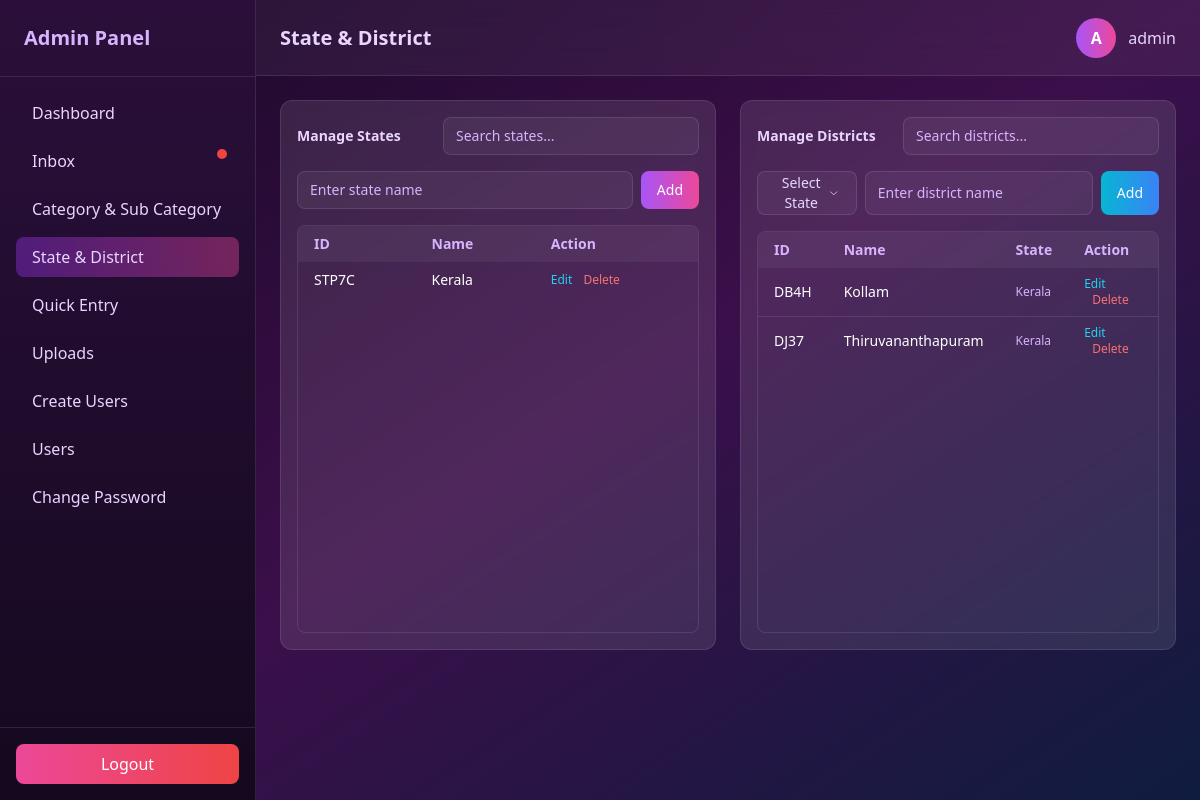
Screenshot of /state (signed in) with the database file from the repository.
### data/models.py (models this page shows, shortened)
class State(models.Model):
    id = models.CharField(
        max_length=5,      # ST + 3 chars OR S + 4 chars (your choice)
        primary_key=True,
        editable=False
    )
    name = models.CharField(max_length=100)
    created_at = models.DateTimeField(auto_now_add=True)

class District(models.Model):
    id = models.CharField(
        max_length=5,      # D + 4 chars
        primary_key=True,
        editable=False
    )
    state = models.ForeignKey(
        State,
        on_delete=models.CASCADE,
        related_name="districts"
    )
    name = models.CharField(max_length=100)
    created_at = models.DateTimeField(auto_now_add=True)

### data/views.py (the view, shortened to what this page needs)
# urls.py: path("state", views.state_district, name="state_district"),
@never_cache
@login_required(login_url='/login/')
@user_passes_test(lambda u: u.is_superuser)
def state_district(request):
    states = State.objects.order_by("-created_at")
    districts = District.objects.select_related("state").order_by("-created_at")
    edit_state = None
    edit_district = None
    if "edit_state" in request.GET:
        edit_state = get_object_or_404(
            State, id=request.GET.get("edit_state")
        )
    if "edit_district" in request.GET:
        edit_district = get_object_or_404(
            District, id=request.GET.get("edit_district")
        )
    if "delete_state" in request.GET:
        get_object_or_404(
            State, id=request.GET.get("delete_state")
        ).delete()
        return redirect("state_district")
    if "delete_district" in request.GET:
        get_object_or_404(
            District, id=request.GET.get("delete_district")
        ).delete()
        return redirect("state_district")
    return render(
        request,
        "state.html",
        {
            "states": states,
            "districts": districts,
            "edit_state": edit_state,
            "edit_district": edit_district,
        },
    )

### data/templates/state.html (shortened to what this page needs)
<!DOCTYPE html>
<html lang="en">
<head>
  <script src="https://cdn.tailwindcss.com"></script>
</head>
<body class="min-h-screen flex text-white
bg-gradient-to-br from-[#1a0826] via-[#3b0f4a] to-[#0f1c3f]">
<aside class="w-64 hidden md:flex flex-col h-screen sticky top-0
bg-gradient-to-b from-[#2b0f3a] to-[#14091f]
border-r border-white/10">
  <div class="p-6 text-xl font-bold text-purple-300 border-b border-white/10">
    Admin Panel
  </div>
  <nav class="flex-1 p-4 space-y-2 text-purple-200">
    <a href="{% url 'dashboard' %}" class="flex items-center gap-3 px-4 py-2 rounded-lg hover:bg-white/10">
      Dashboard
    </a>
      <a href="{% url 'inbox' %}"
   class="relative flex items-center gap-3 px-4 py-2 rounded-lg hover:bg-white/10">
  Inbox
  <span id="unreadDot"
        class="hidden absolute top-2 right-3 w-2.5 h-2.5 bg-red-500 rounded-full">
  </span>
</a>
    <a href="{% url 'category' %}" class="flex items-center gap-3 px-4 py-2 rounded-lg hover:bg-white/10">
      Category & Sub Category
    </a>
    <a href="{% url 'state_district' %}" class="flex items-center gap-3 px-4 py-2 rounded-lg
              bg-gradient-to-r from-purple-600/40 to-pink-500/40">
     State & District
    </a>
    <a href="{% url 'data' %}" class="flex items-center gap-3 px-4 py-2 rounded-lg hover:bg-white/10">
     Quick Entry
    </a>
      <a href="{% url 'data_list' %}" class="flex items-center gap-3 px-4 py-2 rounded-lg hover:bg-white/10">
    Uploads
    </a>
      <a href="{% url 'usercreate' %}" class="flex items-center gap-3 px-4 py-2 rounded-lg hover:bg-white/10">
   Create Users
    </a>
       <a href="{% url 'userlist' %}" class="flex items-center gap-3 px-4 py-2 rounded-lg hover:bg-white/10">
   Users
    </a>
      <a href="{% url 'superuser_change_password' %}" class="flex items-center gap-3 px-4 py-2 rounded-lg hover:bg-white/10">
  Change Password
    </a>
  </nav>
  <div class="p-4 border-t border-white/10">
    <a href="{% url 'superuser_logout' %}"
       class="block text-center bg-gradient-to-r from-pink-500 to-red-500
              text-white py-2 rounded-lg hover:opacity-90">
      Logout
    </a>
  </div>
</aside>
<div class="flex-1 flex flex-col">
<header class="px-6 h-[4.78rem] flex justify-between items-center
sticky top-0 z-40
bg-white/5 backdrop-blur-xl border-b border-white/10">
  <h1 class="text-xl font-semibold text-purple-200">State & District</h1>
  <div class="flex items-center gap-3">
    <div class="w-10 h-10 rounded-full
                bg-gradient-to-r from-purple-500 to-pink-500
                flex items-center justify-center font-bold">
      {{ request.user.username|first|upper }}
    </div>
    <span class="text-purple-200 font-medium">
      {{ request.user.username }}
    </span>
  </div>
</header>
<main class="p-6 space-y-6">
<div class="grid grid-cols-1 lg:grid-cols-2 gap-6">
<div class="bg-white/10 backdrop-blur rounded-xl border border-white/10 p-4
            h-[550px] flex flex-col">
  <div class="flex items-center justify-between gap-4 mb-4">
  <h2 class="text-sm font-semibold text-purple-200 whitespace-nowrap">
    Manage States
  </h2>
  <input
    type="text"
    placeholder="Search states..."
    onkeyup="filterTable(this, 'stateTable')"
    class="w-64 bg-white/5 border border-white/10 rounded-lg
           px-3 py-2 text-sm text-white placeholder-purple-300
           focus:outline-none focus:ring-2 focus:ring-purple-500">
</div>
  <form method="POST" class="flex gap-2 mb-4">
    <input
      name="name"
      value="{{ edit_state.name|default:'' }}"
      placeholder="Enter state name"
      required
      class="flex-1 bg-white/5 border border-white/10 rounded-lg px-3 py-2
             text-sm text-white placeholder-purple-300
             focus:outline-none focus:ring-2 focus:ring-purple-500">
    <button
      class="px-4 py-2 rounded-lg text-sm font-medium
             bg-gradient-to-r from-purple-500 to-pink-500">
      {% if edit_state %}Update{% else %}Add{% endif %}
    </button>
  </form>
  <div class="flex-1 overflow-y-auto hide-scrollbar
              rounded-lg border border-white/10">
    <table class="w-full text-sm" id="stateTable">
      <thead class="bg-white/5 text-purple-300 sticky top-0">
        <tr>
          <th class="px-4 py-2 text-left">ID</th>
          <th class="px-4 py-2 text-left">Name</th>
          <th class="px-4 py-2 text-left">Action</th>
        </tr>
      </thead>
      <tbody class="divide-y divide-white/10">
        {% for state in states %}
        <tr class="hover:bg-white/5">
          <td class="px-4 py-2">{{ state.id }}</td>
          <td class="px-4 py-2">{{ state.name }}</td>
          <td class="px-4 py-2 space-x-2 text-xs">
            <a href="javascript:void(0)"
               onclick="openStateEdit('{{ state.id }}','{{ state.name }}')"
               class="text-cyan-400">Edit</a>
            <a href="?delete_state={{ state.id }}" class="text-red-400">Delete</a>
          </td>
        </tr>
        {% empty %}
        <tr>
          <td colspan="3" class="px-4 py-4 text-center text-purple-300">
            No states
          </td>
        </tr>
        {% endfor %}
      </tbody>
    </table>
  </div>
</div>
<div class="bg-white/10 backdrop-blur rounded-xl border border-white/10 p-4
            h-[550px] flex flex-col">
  <div class="flex items-center justify-between gap-4 mb-4">
  <h2 class="text-sm font-semibold text-purple-200 whitespace-nowrap">
    Manage Districts
  </h2>
  <input
    type="text"
    placeholder="Search districts..."
    onkeyup="filterTable(this, 'districtTable')"
    class="w-64 bg-white/5 border border-white/10 rounded-lg
           px-3 py-2 text-sm text-white placeholder-purple-300
           focus:outline-none focus:ring-2 focus:ring-cyan-500">
</div>
  <form method="POST" class="flex gap-2 mb-4" onsubmit="return validateDistrictForm()">
  <div class="relative w-full" id="stateDropdown">
    <button
      type="button"
      onclick="toggleDropdown('state')"
      class="w-full h-11 flex items-center justify-between
             bg-white/5 border border-white/10 rounded-lg
             px-4 text-sm text-purple-200
             focus:outline-none focus:ring-2 focus:ring-purple-500">
      <span id="stateSelected">Select State</span>
      <svg class="w-4 h-4 text-purple-300 transition-transform"
           id="stateArrow"
           fill="none" stroke="currentColor" stroke-width="2"
           viewBox="0 0 24 24">
        <path d="M19 9l-7 7-7-7"/>
      </svg>
    </button>
  </div>
  <input
    name="name"
    value="{{ edit_district.name|default:'' }}"
    placeholder="Enter district name"
    required
    class="flex-1 bg-white/5 border border-white/10 rounded-lg px-3 py-2
           text-sm text-white placeholder-purple-300
           focus:outline-none focus:ring-2 focus:ring-cyan-500">
  <button
    class="px-4 py-2 rounded-lg text-sm font-medium
           bg-gradient-to-r from-cyan-500 to-blue-500">
    {% if edit_district %}Update{% else %}Add{% endif %}
  </button>
</form>
  <div class="flex-1 overflow-y-auto hide-scrollbar
              rounded-lg border border-white/10">
    <table class="w-full text-sm" id="districtTable">
      <thead class="bg-white/5 text-purple-300 sticky top-0">
        <tr>
          <th class="px-4 py-2 text-left">ID</th>
          <th class="px-4 py-2 text-left">Name</th>
          <th class="px-4 py-2 text-left">State</th>
          <th class="px-4 py-2 text-left">Action</th>
        </tr>
      </thead>
      <tbody class="divide-y divide-white/10">
        {% for dist in districts %}
        <tr class="hover:bg-white/5">
          <td class="px-4 py-2">{{ dist.id }}</td>
          <td class="px-4 py-2">{{ dist.name }}</td>
          <td class="px-4 py-2 text-xs text-purple-300">{{ dist.state.name }}</td>
          <td class="px-4 py-2 space-x-2 text-xs">
            <a href="javascript:void(0)"
               onclick="openDistrictEdit('{{ dist.id }}','{{ dist.name }}','{{ dist.state.id }}')"
               class="text-cyan-400">Edit</a>
            <a href="?delete_district={{ dist.id }}" class="text-red-400">Delete</a>
          </td>
        </tr>
        {% empty %}
        <tr>
          <td colspan="4" class="px-4 py-4 text-center text-purple-300">
            No districts
          </td>
        </tr>
        {% endfor %}
      </tbody>
    </table>
  </div>
</div>
</div>
</main>
</div>
</body>
</html>

### rows the page displays
State: id "STP7C", name "Kerala"
District: id "DB4H", name "Kollam", state.name "Kerala"
District: id "DJ37", name "Thiruvananthapuram", state.name "Kerala"

### other values shown
{{ request.user.username|first|upper }} "A"
{{ request.user.username }} "admin"
